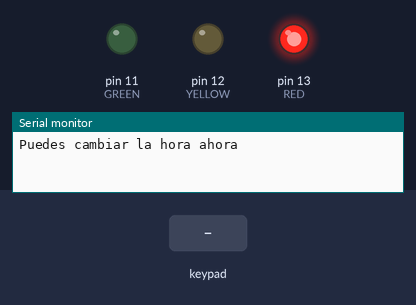
The sketch below on a simulated Arduino Uno, built with avr-gcc and run on an emulated ATmega328P. Shown: output pins drawn as LEDs (lit = HIGH), the last lines printed to the serial monitor. The inputs (shaded band) are chosen by the test bench.

Above: at 15.8 s.
15.9 s: keypad keys 9 8 7 6 pressed 0.4 s apart
At 17.9 s:
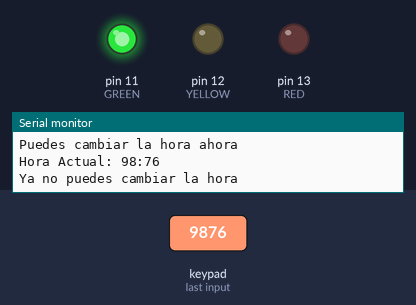
At 18.7 s:
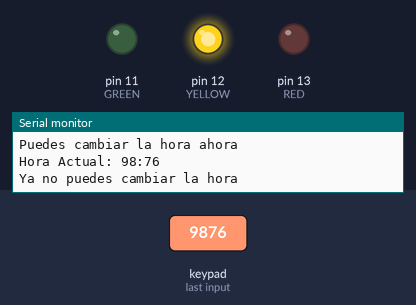
Timing chart, 0 to 25.6 s (numbered marks = the images above; inputs shaded):
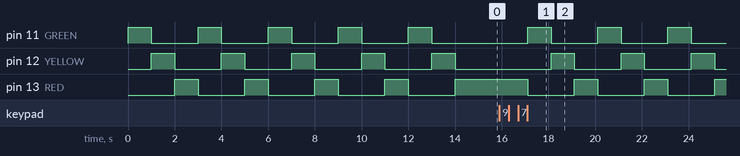

Measured:
- after the input at 15.9 s, pin 11 (GREEN), pin 13 (RED): alternates HIGH for 1.0 s and LOW for 2.0 s, starting after 1.2 s; pin 12 (YELLOW): alternates HIGH for 1.0 s and LOW for 2.0 s, starting after 2.2 s
- by itself, pin 11 (GREEN), pin 12 (YELLOW), pin 13 (RED): alternates HIGH for 1.0 s and LOW for 2.0 s

The sketch:

Question-2.ino
```cpp
#include <Keypad.h>

#define GREEN 11
#define YELLOW 12
#define RED 13

const byte ROWS = 4;
const byte COLS = 4;

char hexaKeys[ROWS][COLS] = {
  {'1', '2', '3', 'A'},
  {'4', '5', '6', 'B'},
  {'7', '8', '9', 'C'},
  {'*', '0', '#', 'D'}
};

byte rowPins[ROWS] = {9, 8, 7, 6};
byte colPins[COLS] = {5, 4, 3, 2};

Keypad customKeypad = Keypad(makeKeymap(hexaKeys), rowPins, colPins, ROWS, COLS);

int i = 0;
char hour[4];
bool dawn = false;

void regular_schedule() {
  digitalWrite(RED, LOW);
  digitalWrite(GREEN, HIGH);
  delay(1000);
  digitalWrite(GREEN, LOW);
  digitalWrite(YELLOW, HIGH);
  delay(1000);
  digitalWrite(YELLOW, LOW);
  digitalWrite(RED, HIGH);
  delay(1000);
}

void dawn_schedule() {
  digitalWrite(YELLOW, LOW);
  digitalWrite(GREEN, LOW);
  digitalWrite(RED, LOW);
  delay(1000);
  digitalWrite(RED, HIGH);
  delay(1000);
}

void print_hour() {
  Serial.print("Hora Actual: ");
  Serial.print(hour[0]);
  Serial.print(hour[1]);
  Serial.print(":");
  Serial.print(hour[2]);
  Serial.print(hour[3]);
  Serial.println("");
}

void setup() {
  Serial.begin(9600);

  pinMode(GREEN, OUTPUT);
  pinMode(YELLOW, OUTPUT);
  pinMode(RED, OUTPUT);
}

int iteration = 0;
bool polling_hour = false;
int time = 0;

void poll_hour() {
  polling_hour = true;
  char customKey = customKeypad.getKey();
  if (customKey) {
    hour[i] = customKey;
    i++;
    if (i == 4) {
      print_hour();
      dawn = (hour[0] == '0' && hour[1] <= '5');
      i = 0;
      polling_hour = false;
      time = 0;
      iteration = 0;
      Serial.println("Ya no puedes cambiar la hora");
    }
  }
}

void loop() {
  if (polling_hour || iteration == 5) {
    if (iteration == 5 && !polling_hour) {
      Serial.println("Puedes cambiar la hora ahora");
    }
    poll_hour();
    if (time == 50000) {
      Serial.println("Te demoraste mucho...");
      polling_hour = false;
      time = 0;
      iteration = 0;
    }
    time++;
  } else {
    if (dawn) {
      dawn_schedule();
    } else {
      regular_schedule();
    }
  }
  iteration++;
}
```
